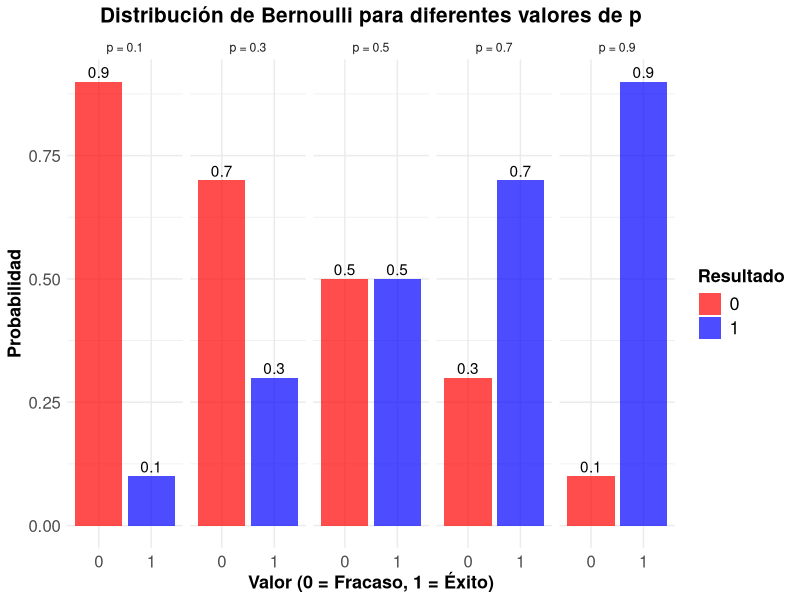
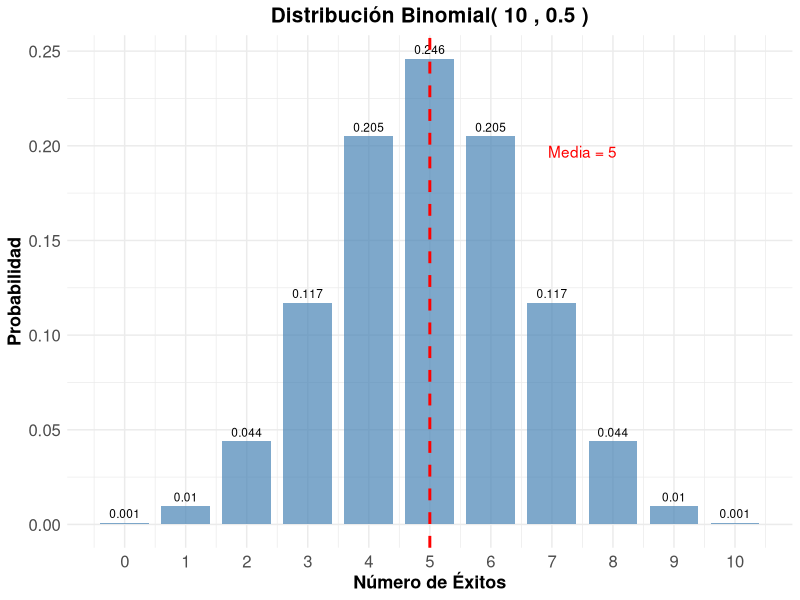
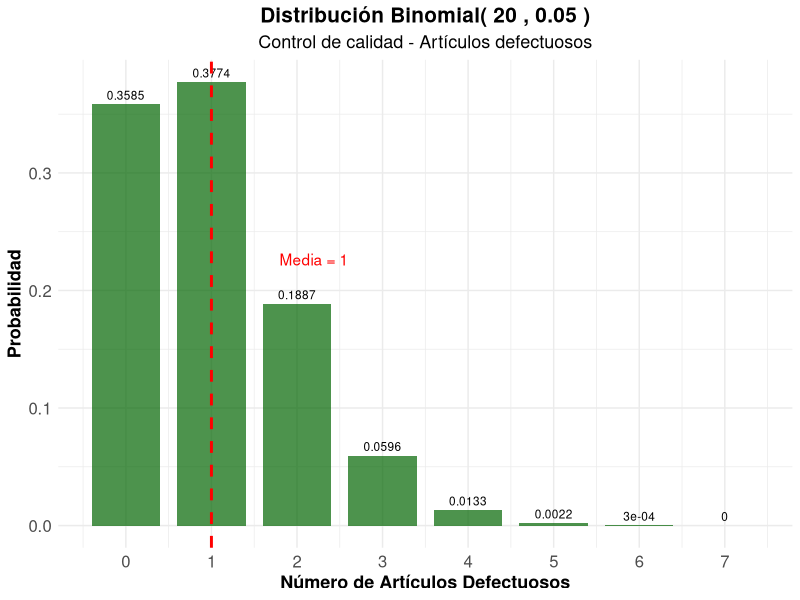
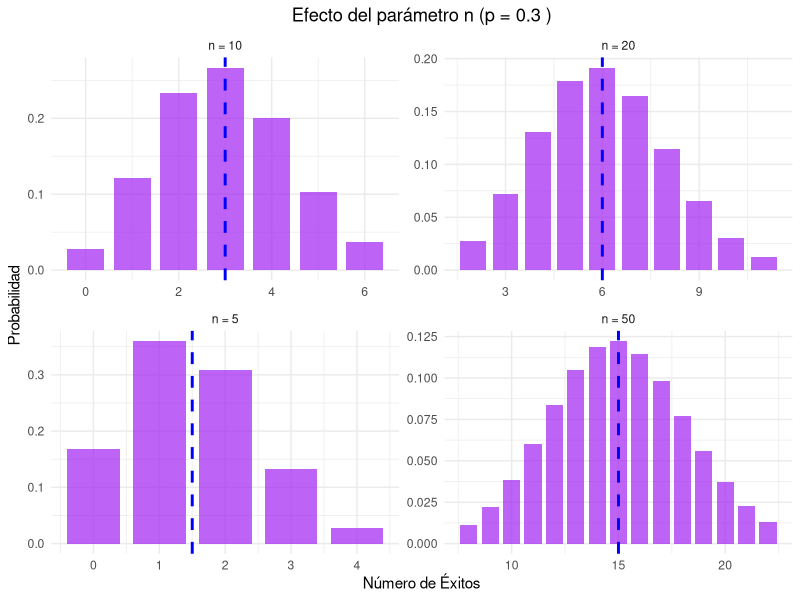
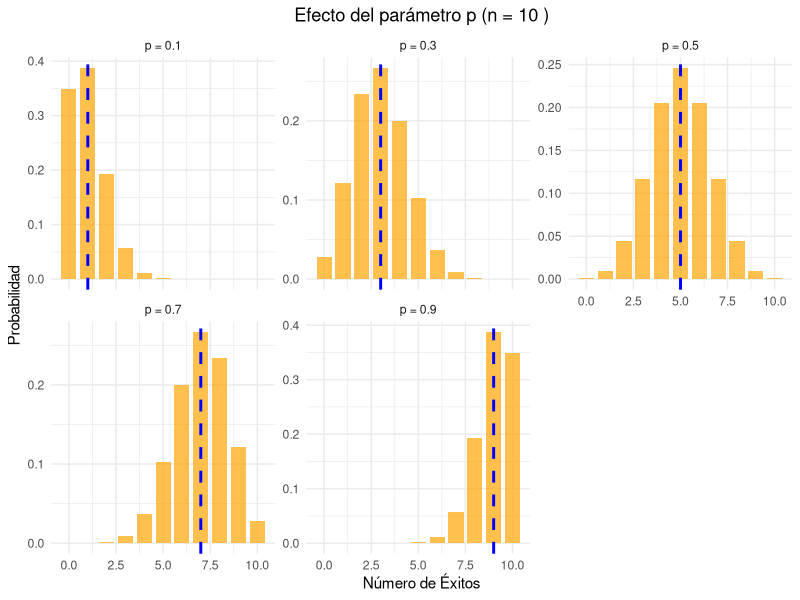
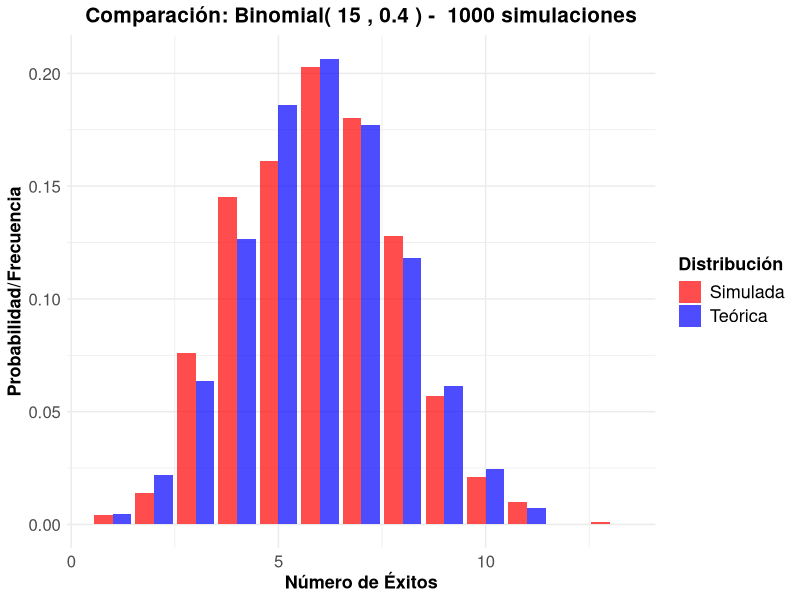
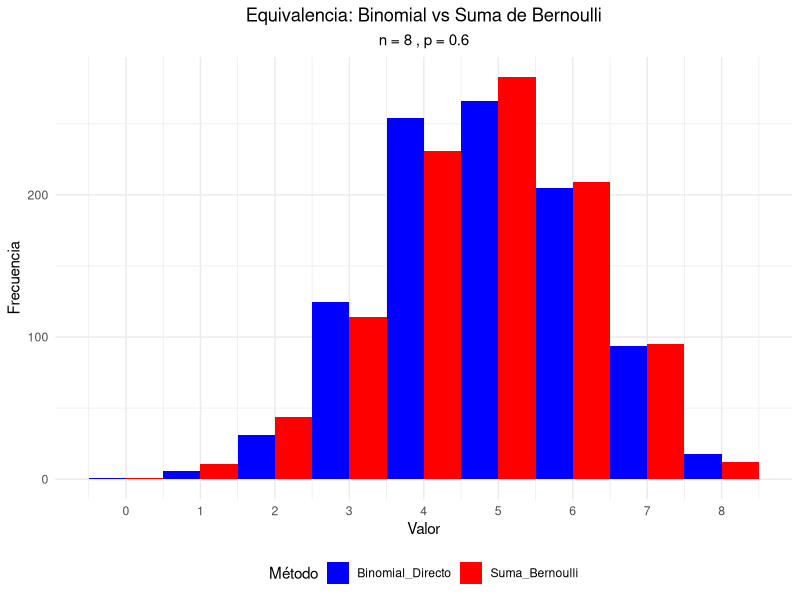
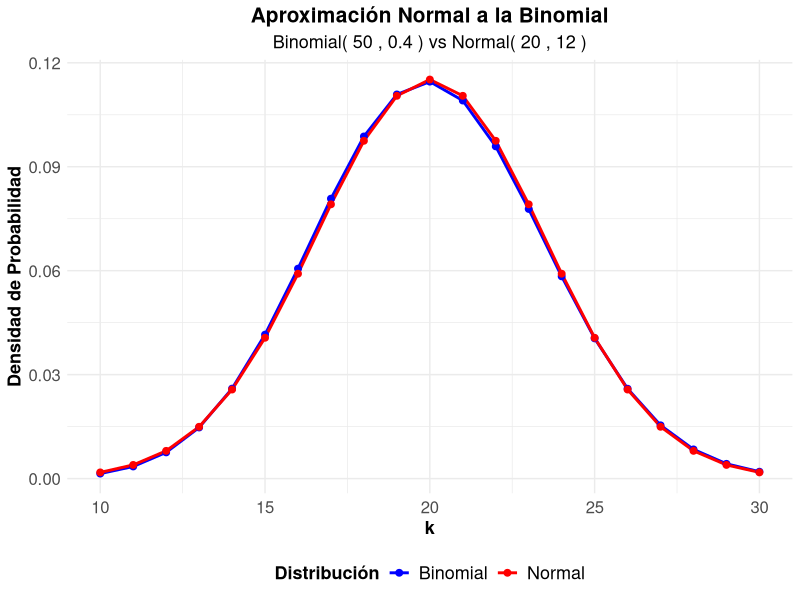

R code for these plots, in order:
## ---- chunk 1
#| label: setup
#| include: false
library(tidyverse)
library(kableExtra)
library(gridExtra)
## ---- chunk 2
#| label: moneda-bernoulli
#| code-fold: true
#| fig-align: center


# Moneda justa
p_moneda <- 0.5

# Crear tabla de probabilidades
bernoulli_moneda <- data.frame(
  Resultado = c("Sello (0)", "Cara (1)"),
  Valor = c(0, 1),
  Probabilidad = c(1-p_moneda, p_moneda)
)

kable(bernoulli_moneda, 
      caption = "Distribución Bernoulli - Moneda justa (p = 0.5)",
      align = "ccc") %>%
  kable_styling(bootstrap_options = "striped")

# Parámetros
media_moneda <- p_moneda
varianza_moneda <- p_moneda * (1 - p_moneda)
desv_std_moneda <- sqrt(varianza_moneda)

cat("Parámetros estadísticos:\n")
cat("Media:", media_moneda, "\n")
cat("Varianza:", varianza_moneda, "\n")
cat("Desviación estándar:", desv_std_moneda, "\n")
## ---- chunk 3
#| label: ejemplos-bernoulli-multiple
#| code-fold: true
#| fig-align: center


# Diferentes valores de p
p_values <- c(0.1, 0.3, 0.5, 0.7, 0.9)

# Crear data frame para visualización
bernoulli_data <- data.frame()
for(p in p_values) {
  temp_data <- data.frame(
    p = paste("p =", p),
    x = c(0, 1),
    probabilidad = c(1-p, p),
    media = p,
    varianza = p*(1-p)
  )
  bernoulli_data <- rbind(bernoulli_data, temp_data)
}

# Tabla de parámetros
param_bernoulli <- data.frame(
  p = p_values,
  Media = p_values,
  Varianza = p_values * (1 - p_values),
  Desv_Std = sqrt(p_values * (1 - p_values))
)

kable(param_bernoulli, 
      caption = "Parámetros de la distribución Bernoulli para diferentes valores de p",
      digits = 4,
      col.names = c("p", "Media", "Varianza", "Desv. Estándar")) %>%
  kable_styling(bootstrap_options = "striped")
## ---- chunk 4
#| label: grafico-bernoulli
#| code-fold: true
#| fig-align: center
#| fig-cap: "Distribución Bernoulli para diferentes valores de p"
ggplot(bernoulli_data, aes(x = factor(x), y = probabilidad, fill = factor(x))) +
  geom_col(alpha = 0.7) +
  geom_text(aes(label = round(probabilidad, 2)), vjust = -0.3) +
  facet_wrap(~p, ncol = 5) +
  scale_fill_manual(values = c("0" = "red", "1" = "blue")) +
  labs(title = "Distribución de Bernoulli para diferentes valores de p",
       x = "Valor (0 = Fracaso, 1 = Éxito)",
       y = "Probabilidad",
       fill = "Resultado") +
  theme_minimal() +
  theme(
    legend.title = element_text(size=13, face="bold"),
    legend.text = element_text(size=13),
    plot.title = element_text(size=15, face="bold", hjust = 0.5),
    plot.subtitle = element_text(size=13, hjust = 0.5),
    axis.text.x=element_text(size=12),
    axis.text.y=element_text(size=12),
    axis.title.x = element_text(face="bold", size=13),
    axis.title.y = element_text(face="bold", size=13)
    # panel.grid.major.y = element_line(color = "#ECF0F1", linewidth = 0.5,
    #   linetype = "dashed"),
    # panel.grid.minor.y = element_blank(),
    # panel.grid.major.x = element_blank(),
    # panel.background = element_rect(fill = "#FAFAFA", color = NA),
    # plot.background = element_rect(fill = "white", color = NA)
  )
## ---- chunk 5
#| label: binomial-monedas
#| code-fold: true
#| fig-align: center


# Parámetros
n_monedas <- 10
p_monedas <- 0.5

# Calcular probabilidades
k_values <- 0:n_monedas
prob_binomial <- dbinom(k_values, n_monedas, p_monedas)

# Crear data frame
binomial_monedas <- data.frame(
  Num_Caras = k_values,
  Probabilidad = prob_binomial
)

# Mostrar tabla
kable(binomial_monedas, 
      caption = paste("Distribución Binomial - 10 lanzamientos de moneda (n =", n_monedas, ", p =", p_monedas, ")"),
      digits = 4,
      col.names = c("Número de Caras", "Probabilidad")) %>%
  kable_styling(bootstrap_options = "striped")

# Parámetros estadísticos
media_monedas <- n_monedas * p_monedas
varianza_monedas <- n_monedas * p_monedas * (1 - p_monedas)
desv_std_monedas <- sqrt(varianza_monedas)

cat("\nParámetros estadísticos:\n")
cat("Media:", media_monedas, "\n")
cat("Varianza:", varianza_monedas, "\n")
cat("Desviación estándar:", round(desv_std_monedas, 4), "\n")
## ---- chunk 6
#| label: grafico-binomial-monedas
#| fig-cap: "Distribución Binomial - 10 lanzamientos de moneda"
#| code-fold: true
#| fig-align: center


ggplot(binomial_monedas, aes(x = Num_Caras, y = Probabilidad)) +
  geom_col(fill = "steelblue", alpha = 0.7, width = 0.8) +
  geom_text(aes(label = round(Probabilidad, 3)), vjust = -0.5, size = 3) +
  geom_vline(xintercept = media_monedas, color = "red", linetype = "dashed", linewidth = 1) +
  annotate("text", x = media_monedas + 2.5, y = max(prob_binomial) * 0.8, 
           label = paste("Media =", media_monedas), color = "red") +
  scale_x_continuous(breaks = k_values) +
  labs(title = paste("Distribución Binomial(", n_monedas, ",", p_monedas, ")"),
       x = "Número de Éxitos",
       y = "Probabilidad") +
  theme_minimal() +
  theme(
    legend.title = element_text(size=13, face="bold"),
    legend.text = element_text(size=13),
    plot.title = element_text(size=15, face="bold", hjust = 0.5),
    plot.subtitle = element_text(size=13, hjust = 0.5),
    axis.text.x=element_text(size=12),
    axis.text.y=element_text(size=12),
    axis.title.x = element_text(face="bold", size=13),
    axis.title.y = element_text(face="bold", size=13)
    # panel.grid.major.y = element_line(color = "#ECF0F1", linewidth = 0.5,
    #   linetype = "dashed"),
    # panel.grid.minor.y = element_blank(),
    # panel.grid.major.x = element_blank(),
    # panel.background = element_rect(fill = "#FAFAFA", color = NA),
    # plot.background = element_rect(fill = "white", color = NA)
  )
## ---- chunk 7
#| label: control-calidad
#| code-fold: true
#| fig-align: center


# Parámetros
n_articulos <- 20
p_defecto <- 0.05

# Probabilidades
k_defectos <- 0:n_articulos
prob_defectos <- dbinom(k_defectos, n_articulos, p_defecto)

# Crear data frame
calidad_data <- data.frame(
  Defectos = k_defectos,
  Probabilidad = prob_defectos
)

# Filtrar probabilidades significativas (> 0.001)
calidad_filtrada <- calidad_data[calidad_data$Probabilidad > 0.001, ]

kable(calidad_filtrada, 
      caption = paste("Distribución Binomial - Control de calidad (n =", n_articulos, ", p =", p_defecto, ")"),
      digits = 4,
      col.names = c("Número de Defectos", "Probabilidad")) %>%
  kable_styling(bootstrap_options = "striped")

# Parámetros estadísticos
media_defectos <- n_articulos * p_defecto
varianza_defectos <- n_articulos * p_defecto * (1 - p_defecto)
desv_std_defectos <- sqrt(varianza_defectos)

cat("Parámetros estadísticos:\n")
cat("Media:", media_defectos, "\n")
cat("Varianza:", round(varianza_defectos, 4), "\n")
cat("Desviación estándar:", round(desv_std_defectos, 4), "\n")

# Probabilidades importantes
prob_0_defectos <- dbinom(0, n_articulos, p_defecto)
prob_max_2_defectos <- pbinom(2, n_articulos, p_defecto)
prob_mas_3_defectos <- 1 - pbinom(3, n_articulos, p_defecto)

cat("\nProbabilidades de interés:\n")
cat("P(0 defectos):", round(prob_0_defectos, 4), "\n")
cat("P(≤ 2 defectos):", round(prob_max_2_defectos, 4), "\n")
cat("P(> 3 defectos):", round(prob_mas_3_defectos, 4), "\n")
## ---- chunk 8
#| label: grafico-calidad
#| code-fold: true
#| fig-align: center
#| fig-cap: "Distribución Binomial - Control de calidad"


ggplot(calidad_data[1:8, ], aes(x = Defectos, y = Probabilidad)) +
  geom_col(fill = "darkgreen", alpha = 0.7, width = 0.8) +
  geom_text(aes(label = round(Probabilidad, 4)), vjust = -0.5, size = 3) +
  geom_vline(xintercept = media_defectos, color = "red", linetype = "dashed", linewidth = 1) +
  annotate("text", x = media_defectos + 1.2, y = max(prob_defectos) * 0.6, 
           label = paste("Media =", media_defectos), color = "red") +
  scale_x_continuous(breaks = 0:7) +
  labs(title = paste("Distribución Binomial(", n_articulos, ",", p_defecto, ")"),
       subtitle = "Control de calidad - Artículos defectuosos",
       x = "Número de Artículos Defectuosos",
       y = "Probabilidad") +
  theme_minimal() +
  theme(
    legend.title = element_text(size=13, face="bold"),
    legend.text = element_text(size=13),
    plot.title = element_text(size=15, face="bold", hjust = 0.5),
    plot.subtitle = element_text(size=13, hjust = 0.5),
    axis.text.x=element_text(size=12),
    axis.text.y=element_text(size=12),
    axis.title.x = element_text(face="bold", size=13),
    axis.title.y = element_text(face="bold", size=13)
    # panel.grid.major.y = element_line(color = "#ECF0F1", linewidth = 0.5,
    #   linetype = "dashed"),
    # panel.grid.minor.y = element_blank(),
    # panel.grid.major.x = element_blank(),
    # panel.background = element_rect(fill = "#FAFAFA", color = NA),
    # plot.background = element_rect(fill = "white", color = NA)
  )
## ---- chunk 9
#| label: efecto-n
#| code-fold: true
#| fig-align: center

# Diferentes valores de n con p fijo
n_vals <- c(5, 10, 20, 50)
p_fijo <- 0.3

# Crear data frame para comparación
comp_n_data <- data.frame()
for(n in n_vals) {
  k_vals <- 0:n
  probs <- dbinom(k_vals, n, p_fijo)
  temp_data <- data.frame(
    n = paste("n =", n),
    k = k_vals,
    probabilidad = probs,
    media = n * p_fijo,
    varianza = n * p_fijo * (1 - p_fijo)
  )
  comp_n_data <- rbind(comp_n_data, temp_data)
}

# Filtrar para visualización (solo valores con probabilidad > 0.01)
comp_n_filtered <- comp_n_data[comp_n_data$probabilidad > 0.01, ]

ggplot(comp_n_filtered, aes(x = k, y = probabilidad)) +
  geom_col(fill = "purple", alpha = 0.7, width = 0.8) +
  geom_vline(aes(xintercept = media), color = "blue", linetype = "dashed", linewidth=1) +
  facet_wrap(~n, scales = "free") +
  labs(title = paste("Efecto del parámetro n (p =", p_fijo, ")"),
       x = "Número de Éxitos",
       y = "Probabilidad") +
  theme_minimal() +
  theme(plot.title = element_text(hjust = 0.5))
## ---- chunk 10
#| label: efecto-p
#| code-fold: true
#| fig-align: center 
#| fig-cap: "Efecto del parámetro p en la distribución binomial"
# Diferentes valores de p con n fijo
p_vals <- c(0.1, 0.3, 0.5, 0.7, 0.9)
n_fijo <- 10

# Crear data frame para comparación
comp_p_data <- data.frame()
for(p in p_vals) {
  k_vals <- 0:n_fijo
  probs <- dbinom(k_vals, n_fijo, p)
  temp_data <- data.frame(
    p = paste("p =", p),
    k = k_vals,
    probabilidad = probs,
    media = n_fijo * p,
    varianza = n_fijo * p * (1 - p)
  )
  comp_p_data <- rbind(comp_p_data, temp_data)
}

ggplot(comp_p_data, aes(x = k, y = probabilidad)) +
  geom_col(fill = "orange", alpha = 0.7, width = 0.8) +
  geom_vline(aes(xintercept = media), color = "blue", linetype = "dashed", linewidth=1) +
  facet_wrap(~p, scales = "free_y") +
  labs(title = paste("Efecto del parámetro p (n =", n_fijo, ")"),
       x = "Número de Éxitos",
       y = "Probabilidad") +
  theme_minimal() +
  theme(plot.title = element_text(hjust = 0.5))
## ---- chunk 11
#| label: simulacion-binomial
#| code-fold: true

n_trials <- 15
p_sim_bin <- 0.4
n_sim_bin <- 1000

# Generar datos
datos_binomial <- rbinom(n_sim_bin, n_trials, p_sim_bin)

# Calcular estadísticas observadas
media_obs_bin <- mean(datos_binomial)
var_obs_bin <- var(datos_binomial)

# Valores teóricos
media_teo_bin <- n_trials * p_sim_bin
var_teo_bin <- n_trials * p_sim_bin * (1 - p_sim_bin)

cat("Media teórica:", media_teo_bin, "| Media observada:", round(media_obs_bin, 4), "\n")
cat("Varianza teórica:", var_teo_bin, "| Varianza observada:", round(var_obs_bin, 4), "\n")

# Comparar distribuciones
freq_obs_bin <- table(datos_binomial) / n_sim_bin
k_sim <- as.numeric(names(freq_obs_bin))
freq_teo_bin <- dbinom(k_sim, n_trials, p_sim_bin)

comparacion_bin <- data.frame(
  k = k_sim,
  Freq_Observada = as.numeric(freq_obs_bin),
  Prob_Teorica = freq_teo_bin
)

kable(head(comparacion_bin, 10), 
      caption = "Comparación frecuencias observadas vs probabilidades teóricas",
      digits = 4,
      col.names = c("k", "Freq. Observada", "Prob. Teórica")) %>%
  kable_styling(bootstrap_options = "striped")
## ---- chunk 12
#| label: grafico-comparacion-sim
#| code-fold: true
#| fig-align: center
#| fig-cap: "Comparación entre distribución teórica y simulada"
library(tidyr)

# Preparar datos para visualización
comp_sim_long <- comparacion_bin %>%
  pivot_longer(cols = c(Freq_Observada, Prob_Teorica),
               names_to = "Tipo",
               values_to = "Probabilidad") %>%
  mutate(Tipo = case_when(
    Tipo == "Freq_Observada" ~ "Simulada",
    Tipo == "Prob_Teorica" ~ "Teórica"
  ))

ggplot(comp_sim_long, aes(x = k, y = Probabilidad, fill = Tipo)) +
  geom_col(position = "dodge", alpha = 0.7) +
  scale_fill_manual(values = c("Teórica" = "blue", "Simulada" = "red")) +
  labs(title = paste("Comparación: Binomial(", n_trials, ",", p_sim_bin, ") - ", n_sim_bin, "simulaciones"),
       x = "Número de Éxitos",
       y = "Probabilidad/Frecuencia",
       fill = "Distribución") +
  theme_minimal() +
  theme(
    legend.title = element_text(size=13, face="bold"),
    legend.text = element_text(size=13),
    plot.title = element_text(size=15, face="bold", hjust = 0.5),
    plot.subtitle = element_text(size=13, hjust = 0.5),
    axis.text.x=element_text(size=12),
    axis.text.y=element_text(size=12),
    axis.title.x = element_text(face="bold", size=13),
    axis.title.y = element_text(face="bold", size=13)
    # panel.grid.major.y = element_line(color = "#ECF0F1", linewidth = 0.5,
    #   linetype = "dashed"),
    # panel.grid.minor.y = element_blank(),
    # panel.grid.major.x = element_blank(),
    # panel.background = element_rect(fill = "#FAFAFA", color = NA),
    # plot.background = element_rect(fill = "white", color = NA)
  )
## ---- chunk 13
#| label: relacion-bernoulli-binomial
#| code-fold: true
#| fig-align: center

n_exp <- 8
p_exp <- 0.6
n_sim_rel <- 1000

# Método 1: Generar directamente de Binomial
binomial_directo <- rbinom(n_sim_rel, n_exp, p_exp)

# Método 2: Sumar n variables Bernoulli independientes
suma_bernoulli <- replicate(n_sim_rel, {
  bernoulli_vars <- rbinom(n_exp, 1, p_exp)
  sum(bernoulli_vars)
})

# Comparar distribuciones
comparacion_relacion <- data.frame(
  Binomial_Directo = binomial_directo,
  Suma_Bernoulli = suma_bernoulli
)

# Visualización comparativa
comp_rel_long <- comparacion_relacion %>%
  mutate(id = row_number()) %>%
  pivot_longer(cols = c(Binomial_Directo, Suma_Bernoulli),
               names_to = "Metodo",
               values_to = "Valor")

ggplot(comp_rel_long, aes(x = Valor, fill = Metodo)) +
  geom_histogram(position = "dodge", center = min(comp_rel_long$Valor), binwidth=1) + 
  scale_fill_manual(values = c("Binomial_Directo" = "blue", "Suma_Bernoulli" = "red")) +
  scale_x_continuous(breaks = 0:(n_exp)) +
  labs(title = "Equivalencia: Binomial vs Suma de Bernoulli",
       subtitle = paste("n =", n_exp, ", p =", p_exp),
       x = "Valor",
       y = "Frecuencia",
       fill = "Método") +
  theme_minimal() +
  theme(plot.title = element_text(hjust = 0.5),
        plot.subtitle = element_text(hjust = 0.5),
        legend.position = "bottom")
## ---- chunk 14
#| label: aproximacion-normal
#| code-fold: true
#| fig-align: center


# Parámetros para aproximación normal
n_aprox <- 50
p_aprox <- 0.4

# Verificar condiciones
condicion1 <- n_aprox * p_aprox >= 5
condicion2 <- n_aprox * (1 - p_aprox) >= 5

cat("Condiciones para aproximación normal:\n")
cat("np =", n_aprox * p_aprox, "≥ 5:", condicion1, "\n")
cat("n(1-p) =", n_aprox * (1-p_aprox), "≥ 5:", condicion2, "\n")

if(condicion1 & condicion2) {
  # Calcular probabilidades exactas y aproximadas
  k_aprox <- 0:n_aprox
  prob_exacta <- dbinom(k_aprox, n_aprox, p_aprox)
  
  # Aproximación normal (con corrección de continuidad)
  media_normal <- n_aprox * p_aprox
  var_normal <- n_aprox * p_aprox * (1 - p_aprox)
  sd_normal <- sqrt(var_normal)
  
  # Crear data frame para comparación
  aprox_data <- data.frame(
    k = k_aprox,
    Binomial = prob_exacta,
    Normal = dnorm(k_aprox, media_normal, sd_normal)
  )
  
  # Filtrar valores significativos
  aprox_filtered <- aprox_data[aprox_data$Binomial > 0.001, ]
  
  # Visualización
  aprox_long <- aprox_filtered %>%
    pivot_longer(cols = c(Binomial, Normal),
                 names_to = "Distribucion",
                 values_to = "Densidad")
  
  ggplot(aprox_long, aes(x = k, y = Densidad, color = Distribucion)) +
    geom_line(linewidth = 1) +
    geom_point(size = 2) +
    scale_color_manual(values = c("Binomial" = "blue", "Normal" = "red")) +
    labs(title = "Aproximación Normal a la Binomial",
         subtitle = paste("Binomial(", n_aprox, ",", p_aprox, ") vs Normal(", media_normal, ",", round(sd_normal^2, 2), ")"),
         x = "k",
         y = "Densidad de Probabilidad",
         color = "Distribución") +
    theme_minimal() +
  theme(
    legend.title = element_text(size=13, face="bold"),
    legend.text = element_text(size=13),
    legend.position = "bottom",
    plot.title = element_text(size=15, face="bold", hjust = 0.5),
    plot.subtitle = element_text(size=13, hjust = 0.5),
    axis.text.x=element_text(size=12),
    axis.text.y=element_text(size=12),
    axis.title.x = element_text(face="bold", size=13),
    axis.title.y = element_text(face="bold", size=13)
    # panel.grid.major.y = element_line(color = "#ECF0F1", linewidth = 0.5,
    #   linetype = "dashed"),
    # panel.grid.minor.y = element_blank(),
    # panel.grid.major.x = element_blank(),
    # panel.background = element_rect(fill = "#FAFAFA", color = NA),
    # plot.background = element_rect(fill = "white", color = NA)
  )
}
## ---- chunk 15
#| code-fold: true
#| label: limite-central-binomial
#| fig-width: 8
#| fig-height: 6
#| fig-align: "center"
#| fig-cap: "Verificación del Teorema Central del Límite"
# Simular medias muestrales

k_muestra <- 1000
n_muestra <- 50

n_binomial <- 20
p_binomial <- 0.3

medias_muestrales <- replicate(k_muestra, {
  muestra <- rbinom(n_muestra, n_binomial, p_binomial)
  mean(muestra)
})

# Crear histograma
hist_data <- data.frame(Medias = medias_muestrales)

ggplot(hist_data) +
  geom_histogram(aes(x=Medias, after_stat(density)), bins = 30, 
                 fill = "lightblue", alpha = 0.7, color = "black") +
  geom_density(aes(x = Medias), color = "red", linewidth = 1) +
  geom_function(fun = dnorm, args = list(mean = n_binomial * p_binomial, 
                                 sd = sqrt(4.2/50)), 
                color = "darkgreen", linetype = "dashed", linewidth = 1) +
  geom_vline(xintercept = mean(medias_muestrales), 
             color = "blue", linetype = "dashed", linewidth = 1) +
  labs(title = "Distribución de Medias Muestrales",
       subtitle = paste("N =", n_muestra, " de una v.a. binomial(20,0.3)"),
       x = "Media Muestral",
       y = "Densidad") +
  theme_minimal() +
  theme(
    legend.title = element_text(size=13, face="bold"),
    legend.text = element_text(size=13),
    plot.title = element_text(size=15, face="bold", hjust = 0.5),
    plot.subtitle = element_text(size=13, hjust = 0.5),
    axis.text.x=element_text(size=12),
    axis.text.y=element_text(size=12),
    axis.title.x = element_text(face="bold", size=13),
    axis.title.y = element_text(face="bold", size=13)
    # panel.grid.major.y = element_line(color = "#ECF0F1", linewidth = 0.5,
    #   linetype = "dashed"),
    # panel.grid.minor.y = element_blank(),
    # panel.grid.major.x = element_blank(),
    # panel.background = element_rect(fill = "#FAFAFA", color = NA),
    # plot.background = element_rect(fill = "white", color = NA)
  )

# Estadísticas
cat("Media teórica:", n_binomial * p_binomial, "\n")
cat("Media observada:", round(mean(medias_muestrales), 4), "\n")
cat("Varianza teórica de la media:", 4.2/50, "\n")
cat("Varianza observada de la media:", round(var(medias_muestrales), 4), "\n")
## ---- chunk 16
#| label: aplicacion-medicina
#| code-fold: true
#| fig-align: center


# Parámetros
n_pacientes <- 25
p_cura <- 0.8

# Preguntas de interés
# 1. ¿Cuál es la probabilidad de que exactamente 20 pacientes se curen?
prob_20_curas <- dbinom(20, n_pacientes, p_cura)

# 2. ¿Cuál es la probabilidad de que al menos 22 pacientes se curen?
prob_min_22 <- 1 - pbinom(21, n_pacientes, p_cura)

# 3. ¿Cuál es la probabilidad de que entre 18 y 22 pacientes se curen?
prob_18_22 <- pbinom(22, n_pacientes, p_cura) - pbinom(17, n_pacientes, p_cura)

# Parámetros estadísticos
media_curas <- n_pacientes * p_cura
varianza_curas <- n_pacientes * p_cura * (1 - p_cura)
desv_std_curas <- sqrt(varianza_curas)

cat("Aplicación Médica - Efectividad del tratamiento:\n")
cat("Parámetros: n =", n_pacientes, ", p =", p_cura, "\n\n")
cat("Estadísticas esperadas:\n")
cat("Número esperado de curas:", media_curas, "\n")
cat("Varianza:", varianza_curas, "\n")
cat("Desviación estándar:", round(desv_std_curas, 4), "\n\n")
cat("Probabilidades de interés:\n")
cat("P(exactamente 20 curas):", round(prob_20_curas, 4), "\n")
cat("P(al menos 22 curas):", round(prob_min_22, 4), "\n")
cat("P(entre 18 y 22 curas):", round(prob_18_22, 4), "\n")

# Visualización
k_medicina <- 0:n_pacientes
prob_medicina <- dbinom(k_medicina, n_pacientes, p_cura)
medicina_data <- data.frame(k = k_medicina, probabilidad = prob_medicina)

ggplot(medicina_data, aes(x = k, y = probabilidad)) +
  geom_col(fill = "darkblue", alpha = 0.7, width = 0.8) +
  geom_vline(xintercept = media_curas, color = "red", linetype = "dashed", size = 1) +
  geom_vline(xintercept = c(18, 22), color = "orange", linetype = "dotted", size = 1) +
  annotate("text", x = media_curas + 1.5, y = max(prob_medicina) * 0.8, 
           label = paste("E(X) =", media_curas), color = "red") +
  annotate("rect", xmin = 18, xmax = 22, ymin = 0, ymax = Inf, 
           alpha = 0.2, fill = "orange") +
  labs(title = "Distribución del Número de Pacientes Curados",
       subtitle = paste("Binomial(", n_pacientes, ",", p_cura, ")"),
       x = "Número de Pacientes Curados",
       y = "Probabilidad") +
  theme_minimal() +
  theme(
    legend.title = element_text(size=13, face="bold"),
    legend.text = element_text(size=13),
    plot.title = element_text(size=15, face="bold", hjust = 0.5),
    plot.subtitle = element_text(size=13, hjust = 0.5),
    axis.text.x=element_text(size=12),
    axis.text.y=element_text(size=12),
    axis.title.x = element_text(face="bold", size=13),
    axis.title.y = element_text(face="bold", size=13)
    # panel.grid.major.y = element_line(color = "#ECF0F1", linewidth = 0.5,
    #   linetype = "dashed"),
    # panel.grid.minor.y = element_blank(),
    # panel.grid.major.x = element_blank(),
    # panel.background = element_rect(fill = "#FAFAFA", color = NA),
    # plot.background = element_rect(fill = "white", color = NA)
  )
## ---- chunk 17
#| label: ejercicio-medicamento
#| fig-align: center

n <- 20
p <- 0.85

x <- 0:n
prob <- dbinom(x, size = n, prob = p)

datos_binomial <- data.frame(
  x = x,
  probabilidad = prob
)

ggplot(datos_binomial, aes(x = x, y = probabilidad)) +
  geom_col(fill = "steelblue", alpha = 0.7) +
  labs(
    title = "Distribución Binomial",
    subtitle = "n = 20, p = 0.85",
    x = "Número de pacientes",
    y = "Probabilidad"
  ) +
  theme_minimal()
## ---- chunk 18
media_teorica <- n * p
var_teorica <- n * p * (1-p)
sd_teorica <- sqrt(var_teorica)

media_teorica
var_teorica
sd_teorica
## ---- chunk 19
set.seed(123)

sim_binomial <- rbinom(
  1000,
  size = 20,
  prob = 0.85
)

comparacion <- data.frame(
  Estadistica = c("Media", "Varianza", "Desv. Estándar"),
  Teorica = c(
    media_teorica,
    var_teorica,
    sd_teorica
  ),
  Simulada = c(
    mean(sim_binomial),
    var(sim_binomial),
    sd(sim_binomial)
  )
)

comparacion
## ---- chunk 20
#| label: ejercicio-propiedad-binomial
#| fig-align: center

set.seed(123)

n <- 12
m <- 10
p <- 0.7
n_sim <- 10000

X <- rbinom(n_sim, size = n, prob = p)
Y <- rbinom(n_sim, size = m, prob = p)

suma <- X + Y

directa <- rbinom(
  n_sim,
  size = n + m,
  prob = p
)

comparacion <- data.frame(
  Distribucion = c("X + Y", "Binomial directa"),
  Media = c(mean(suma), mean(directa)),
  Varianza = c(var(suma), var(directa))
)

comparacion
## ---- chunk 21
datos_comparacion <- data.frame(
  valor = c(suma, directa),
  tipo = rep(
    c("X + Y", "Binomial(n+m,p)"),
    each = n_sim
  )
)

ggplot(datos_comparacion,
       aes(x = valor, fill = tipo)) +
  geom_histogram(
    aes(y = after_stat(density)),
    binwidth = 1,
    position = "identity",
    alpha = 0.5
  ) +
  labs(
    title = "Propiedad aditiva de la distribución Binomial",
    x = "Valor",
    y = "Densidad",
    fill = "Distribución"
  ) +
  theme_minimal()
## ---- chunk 22
#| label: aproximacion-normal-binomial
#| fig-align: center

n <- 100
p <- 0.3

mu <- n*p
sigma <- sqrt(n*p*(1-p))

x <- 10:50

datos_aprox <- data.frame(
  x = x,
  Binomial = dbinom(x, size = n, prob = p),
  Normal = dnorm(x, mean = mu, sd = sigma)
)

ggplot(datos_aprox, aes(x = x)) +
  geom_col(
    aes(y = Binomial),
    fill = "lightblue",
    alpha = 0.7
  ) +
  geom_line(
    aes(y = Normal),
    color = "red",
    linewidth = 1
  ) +
  labs(
    title = "Binomial y aproximación normal",
    subtitle = "n = 100, p = 0.3",
    x = "x",
    y = "Probabilidad / Densidad"
  ) +
  theme_minimal()
## ---- chunk 23
#| label: tcl-binomial
#| fig-align: center

set.seed(123)

k <- 1000
tam_muestra <- 30

n_bin <- 10
p_bin <- 0.7

medias_bin <- replicate(k, {
  muestra <- rbinom(
    tam_muestra,
    size = n_bin,
    prob = p_bin
  )
  mean(muestra)
})

mu <- n_bin*p_bin
var_media <- n_bin*p_bin*(1-p_bin)/tam_muestra

datos_tcl <- data.frame(
  Medias = medias_bin
)

ggplot(datos_tcl) +
  geom_histogram(
    aes(x = Medias, y = after_stat(density)),
    bins = 30,
    fill = "lightblue",
    color = "black",
    alpha = 0.7
  ) +
  stat_function(
    fun = dnorm,
    args = list(
      mean = mu,
      sd = sqrt(var_media)
    ),
    color = "red",
    linewidth = 1
  ) +
  labs(
    title = "Teorema Central del Límite",
    subtitle = "Binomial(10, 0.7), muestras de tamaño 30",
    x = "Media muestral",
    y = "Densidad"
  ) +
  theme_minimal()

cat("Media teórica:", mu, "\n")
cat("Media observada:", mean(medias_bin), "\n")
cat("Varianza teórica:", var_media, "\n")
cat("Varianza observada:", var(medias_bin), "\n")
